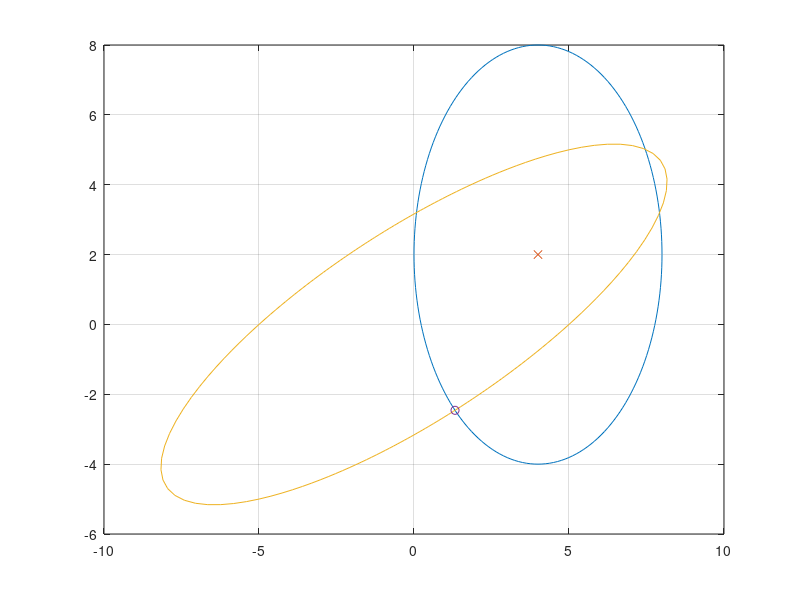

Source code (MATLAB): (Note: this script raises an error after producing the figure.)



%NORMAL ELLIPSE
x_step =-pi:pi/100:pi;
a=4;b=6; %radius
xc=4;yc=2; %center

%build and plot the grpah
sin_part=yc+b*sin(x_step);
cos_part=xc+a*cos(x_step); 

plot(cos_part,sin_part,xc,yc,'x')

%make grid
grid;
hold on
% We started with x^2+y^2-xy = 10. Make it polar:
y = sqrt(10./((0.4.*cos(x_step).^2)+(sin(x_step).^2)-(cos(x_step).*sin(x_step))));
%take polar and draw it
polar(x_step,y)

starting_values=[-4 -4; 7 7; -4 4; 7 2];

for i=1:4
    start_x = [starting_values(i,1) starting_values(i,2)]'; % This is just an example, ive tried 100's of start  values
   
    counter=0;
    x = start_x; 
    
    dx = [1 1]';
    error=1e-6;
    
    Xs=[];
    Ys=[];
    
    while norm(dx)>error & counter<30
        
    f = [0.4*x(1).^2+x(2).^2-x(1).*x(2)-10
        (((x(1)-4).^2)/a.^2) + (((x(2)-2).^2)/b.^2)-1];
    j = [0.8*x(1)-x(2) 2*x(2)-x(1) % Jacobian
        2*((x(1)-4)/a.^2) 2*((x(2)-2)/b.^2)];
        dx = -j\f;
        x=x+dx;
        counter=counter+1;
        %disp([x' dx']);

        Xs(counter+1,1)=x(1);
        Ys(counter+1,1)=x(2);
        
    end
    
    %plot the coordinates we've found
    plot(x(1),x(2),'o')
    
    hold on
    
    start_x
    table(Xs,Ys)

end



